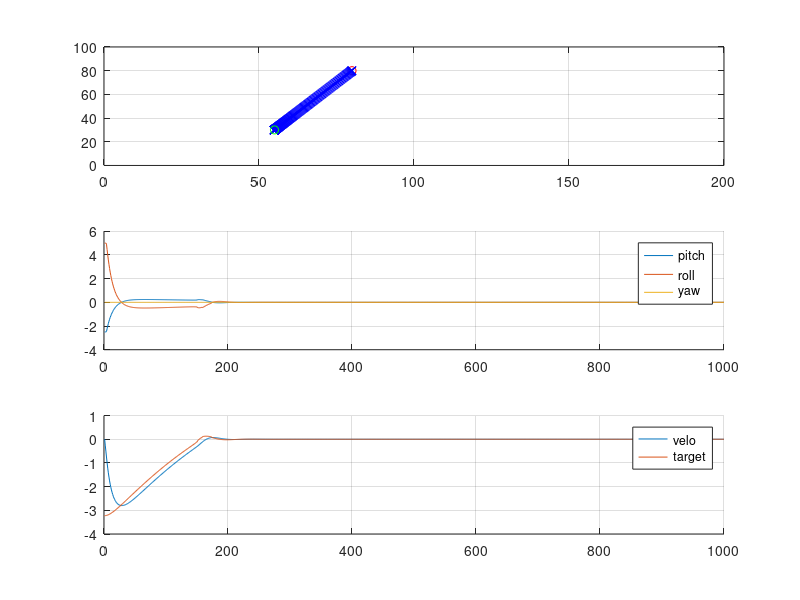

Write MATLAB code to recreate this figure.
clear all
close all
clc
hold on

x = 1;
y = 2;
% curPosX = 80;
% curPosY = 80;
curPos = [80;80];
% lastPosX = curPosX;
% lastPosY = curPosY;
lastPos = curPos;

    subplot(3,1,1)
    plot(curPos(1),curPos(2),'or')
% 
% Xtarget = 10;
% Ytarget = 10;
target = [55;30];
pgain = 0.9;
igain = 0.01;
dgain = 0.9;
iState = [0;0];
velofactor = 1;

time = 0;
prevTime = -0.1;

targetVelo = [0;0];
velo = [0;0];
trueVelo = [0;0];
lastVelo = velo;
veloX = 0;
veloY = 0;
% veloAng = 0;
speedLimit = 5;
 
XVect = [0];
YVect = [0];

yaw = deg2rad(0); % x-axis up
pitchVect = [0];
rollVect = [0];
yawVect = [0];
veloVectX = [0];
% veloAngVect = [0];

noise = 0.;


for i = 1:1000
    deltaTime = time - prevTime;
    
%    curPosX = curPosX + (rand()-0.5)*noise + velo * cos(veloAng) * deltaTime;
%    curPosY = curPosY + (rand()-0.5)*noise + velo * sin(veloAng) * deltaTime;

    curPos(x) = curPos(x) + (rand()-0.5)*noise + velo(x) * deltaTime;
    curPos(y) = curPos(y) + (rand()-0.5)*noise + velo(y) * deltaTime;

%     if i>=10
%         yaw = yaw + deg2rad(1*i);
%     end    
%     
%     while yaw >= pi
%         yaw = yaw - 2*pi;
%     end
%     while yaw <= -pi
%         yaw = yaw + 2*pi;
%     end
    
    error = [target(x) - curPos(x); target(y) - curPos(y)];
    
    if error(x) < 0
        posNegX = -1;
    else
        posNegX = 1;
    end
    if error(y) < 0
        posNegY = -1;
    else
        posNegY = 1;
    end
    
%     targetVelo(x) = abs(error(x))^0.6 * velofactor * posNegX;
%     targetVelo(y) = abs(error(y))^0.6 * velofactor * posNegY;

    targetVelo(x) = error(x) * velofactor;
    targetVelo(y) = error(y) * velofactor;
    
    factor = abs(targetVelo(y)/targetVelo(x));

    targetSpeed = sqrt(targetVelo(x).^2 + targetVelo(y).^2);
    speedLimit = sqrt(error(x).^2 + error(y).^2)^0.6 * 0.5;

%      targetSpeed = sqrt(targetVelo(x).^2 + (factor*targetVelo(x)).^2)^0.6 * velofactor;
% 
%      
%      targetVelo(x).^2 + (factor*targetVelo(x)).^2 = (1 + factor) * targetVelo(x).^2
     
    if targetSpeed > speedLimit
        targetVelo(x) = sqrt((speedLimit).^2 / (1 + factor)) * posNegX;
        targetVelo(y) = targetVelo(x) * factor;
    end
    
%     if targetVelo(x) > 5
%         targetVelo(x) = 5;
%     elseif targetVelo(x) < -5
%         targetVelo(x) = -5;
%     end
%     
%     if targetVelo(y) > 5
%         targetVelo(y) = 5;
%     elseif targetVelo(y) < -5
%         targetVelo(y) = -5;
%     end
    
    errorVelo = targetVelo - trueVelo;
    
%    errorDist = sqrt(Xerror.^2 + Yerror.^2);
%    errorAng = atan2(Yerror,Xerror);
    
    pTerm = pgain * errorVelo;

    iState = iState + (errorVelo * deltaTime);

    % Windup guard here
    if iState(x) > 8
        iState(x) = 8;
    elseif iState(x) < -8
        iState(x) = -8;
    end
    if iState(y) > 8
        iState(y) = 8;
    elseif iState(y) < -8
        iState(y) = -8;
    end

    iTerm = igain * iState;

    dTerm = (dgain * (trueVelo-lastVelo)) / deltaTime;
    
    
    trueVeloX = (curPos(x) - lastPos(x))/deltaTime;
    trueVeloY = (curPos(y) - lastPos(y))/deltaTime;
    
    trueVelo = [trueVeloX; trueVeloY];
    
    lastPos = curPos;
    lastVelo = trueVelo;

    posCmd = pTerm + iTerm + dTerm;

%    posCmdX = posCmd * cos(errorAng);
%    posCmdY = posCmd * sin(errorAng);
    
    % pitch = x-axis
    % roll = y-axis
    % yaw = rotation around z-axis


%    desiredPitch = cos(yaw)*posCmdX + sin(yaw)*posCmdY; 
%    desiredRoll = sin(yaw)*posCmdX - cos(yaw)*posCmdY;

    desPitchRoll = [cos(yaw) sin(yaw); sin(yaw) -cos(yaw)] * posCmd;
    
    pitchCmd = desPitchRoll(1);
    rollCmd = desPitchRoll(2);
   

    if pitchCmd > 5
        rollCmd = rollCmd * 5/pitchCmd;
        pitchCmd = 5;
    elseif pitchCmd < -5
        rollCmd = rollCmd * -5/pitchCmd;
        pitchCmd = -5;
    end
    
    if rollCmd > 5
        pitchCmd = pitchCmd * 5/rollCmd;
        rollCmd = 5;
    elseif rollCmd < -5
        pitchCmd = pitchCmd * -5/rollCmd;
        rollCmd = -5;
    end

    %curPosX = curPosX + pitchCmd;
    
    %veloY = sin(yaw)*pitchCmd + cos(yaw)*rollCmd;
    %veloX = cos(yaw)*pitchCmd + sin(yaw)*rollCmd;
    
    veloX = veloX + (cos(yaw)*pitchCmd + sin(yaw)*rollCmd)*deltaTime;
    veloY = veloY + (sin(yaw)*pitchCmd - cos(yaw)*rollCmd)*deltaTime;
       
    velo = [veloX; veloY];
    %veloAng = atan2(veloY,veloX);
    
    %plot(i,velo,'.b')
    
    XVect(i) = curPos(x);
    YVect(i) = curPos(y);
    pitchVect(i) = pitchCmd;
    rollVect(i) = rollCmd;
    yawVect(i) = yaw;
%    veloVectX(i) = veloX;
%    veloVectY(i) = veloY;
    
    veloVectX(i) = trueVelo(x);
    veloVectY(i) = targetVelo(x);
    
    prevTime = time;
    time = time+0.1;
end


subplot(3,1,1)
grid on
hold on
plot(XVect,YVect,'x-b');
xlim([0 200])
ylim([0 100])
plot(target(x),target(y),'og')

subplot(3,1,2)
grid on
hold on
plot(pitchVect)
plot(rollVect)
plot(yawVect)
legend('pitch', 'roll', 'yaw')

subplot(3,1,3)
grid on
hold on
plot(veloVectX)
plot(veloVectY)
legend('velo','target')